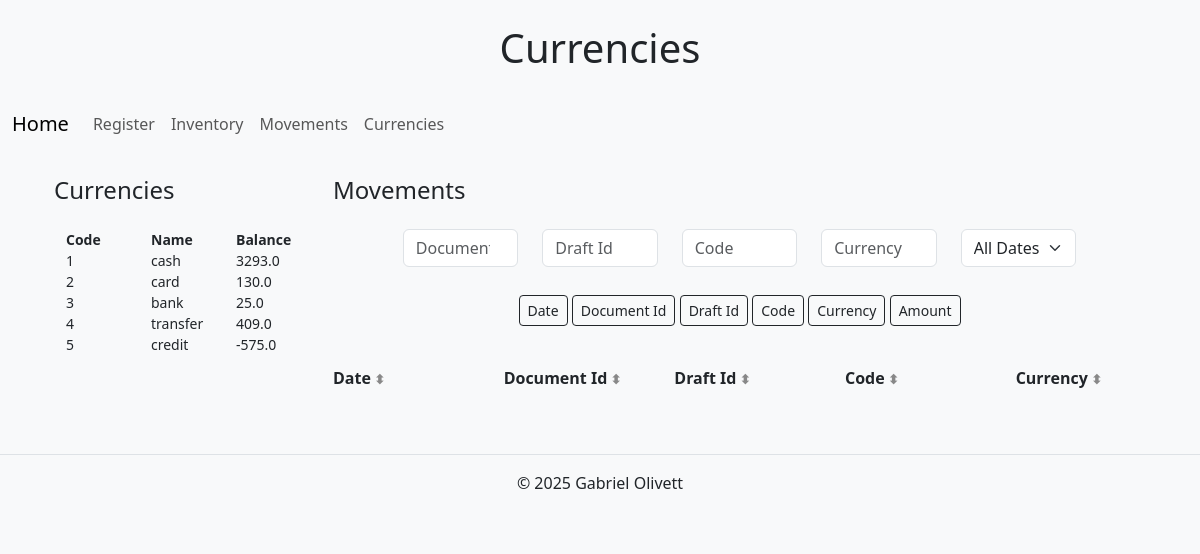
Before: /currencies with the older database file.
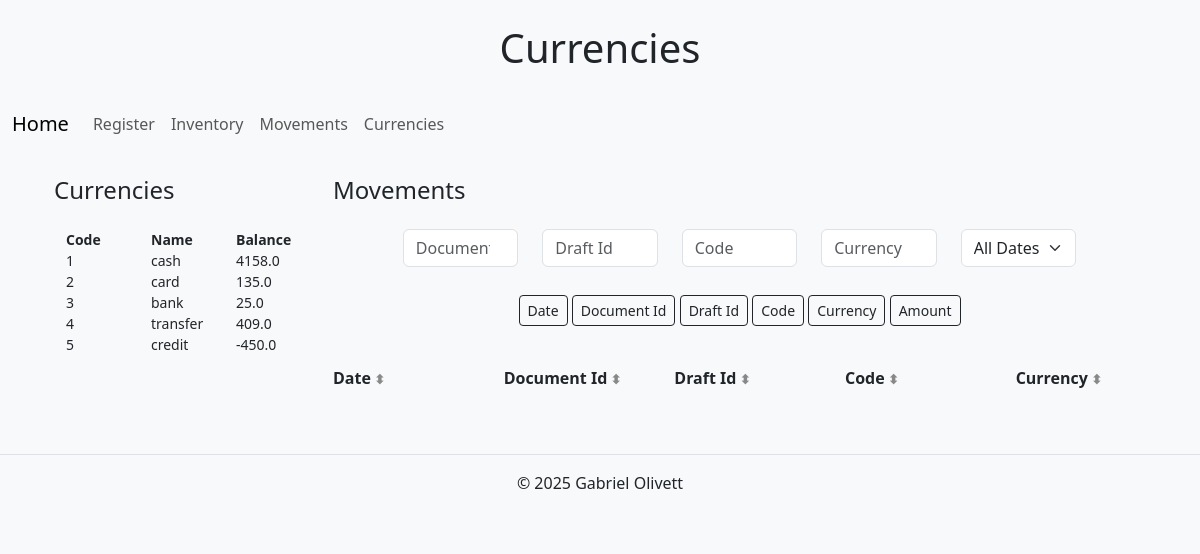
After: the same page with the newer database file.
### tables this page shows
CREATE TABLE currencies (
id INTEGER PRIMARY KEY AUTOINCREMENT,
name TEXT NOT NULL,
balance REAL DEFAULT 0.00);

### app.py (the view)
@app.route("/currencies")
def currencies():
    db = get_db()
    currencies = db.execute("SELECT * FROM currencies").fetchall()
    currencies_movements = db.execute("SELECT * FROM currencies_movements").fetchall()
    return render_template("currencies.html", currencies=currencies, currencies_movements=currencies_movements)

### app.py (called while the page is built)
@app.after_request
def after_request(response):
    response.headers["Cache-Control"] = "no-cache, no-store, must-revalidate"
    response.headers["Expires"] = 0
    response.headers["Pragma"] = "no-cache"
    return response

def get_db():
    if "db" not in g:
        g.db = sqlite3.connect("databases.db")
        g.db.row_factory = sqlite3.Row
    return g.db

### templates/currencies.html (shortened to what this page needs)
{% extends "layout.html" %}
{% block h1 %}
    <h1 class="text-center my-4">Currencies</h1>
{% endblock %}
{% block main %}
<div class="container text-center mt-4">
    <div class="row">
        <div name="currencies" class="col-12 col-lg-3 mb-4" style="text-align: left;">
            <h4>Currencies</h4>
            <div class="container mt-4">
                <div class="row fw-bold " style="text-align: left;">
                    <div class="col small">Code</div>
                    <div class="col small">Name</div>
                    <div class="col small">Balance</div>
                </div>
            {% for currency in currencies %}
                <div class="row" style="text-align: left;">
                    <div class="col small">{{ currency.Id }}</div>
                    <div class="col small">{{ currency.name }}</div>
                    <div class="col small">{{ currency.balance }}</div>
                </div>
            {% endfor %}
            </div>
        </div>
        <div name="currencies_movements" class="col-12 col-lg-9">
            <h4 class="mb-4" style="text-align: left;">Movements</h4>
            <div class="row mb-4 justify-content-center">
                <div class="col-12 col-md-2">
                    <input type="number" id="document-id-filter" class="form-control" placeholder="Document Id">
                </div>
                <div class="col-12 col-md-2">
                    <input type="number" id="draft-id-filter" class="form-control" placeholder="Draft Id">
                </div>
                <div class="col-12 col-md-2">
                    <input type="number" id="code-filter" class="form-control" placeholder="Code">
                </div>
                <div class="col-12 col-md-2">
                    <input type="text" id="currency-filter" class="form-control" placeholder="Currency">
                </div>
                 <div class="col-12 col-md-2 pb-1">
                    <select id="date-filter" class="form-select">
                        <option value="">All Dates</option>
                    </select>
                </div>
            </div>
            <div class="mb-3">
                <label class="btn btn-sm" for="btn-check-1">Date</label>
                <label class="btn btn-sm" for="btn-check-2">Document Id</label>
                <label class="btn btn-sm" for="btn-check-3">Draft Id</label>
                <label class="btn btn-sm" for="btn-check-4">Code</label>
                <label class="btn btn-sm" for="btn-check-5">Currency</label>
                <label class="btn btn-sm" for="btn-check-6">Amount</label>
            </div>
            <div class="table-scroll-x-wrapper">
                <div id="inventory-table">
                    <div class="mt-4 ">
                        <div class="row fw-bold" style="text-align: left;">
                            <div class="col-2 sort-header col-date" data-sort="date">Date</div>
                            <div class="col-2 sort-header col-docId" data-sort="document_id">Document Id</div>
                            <div class="col-2 sort-header col-draftId" data-sort="draft_id">Draft Id</div>
                            <div class="col-2 sort-header col-code" data-sort="payment_method_id">Code</div>
                            <div class="col-2 sort-header col-currency" data-sort="name">Currency</div>
                        </div>
                    </div>
                </div>
            </div>
        </div>
    </div>
</div>
{% endblock %}

### templates/layout.html (shortened to what this page needs)
<!DOCTYPE html>
<html lang="en">
<head>
    <link href="https://cdn.jsdelivr.net/npm/bootstrap@5.3.3/dist/css/bootstrap.min.css" rel="stylesheet">
    <link href="https://cdn.jsdelivr.net/npm/select2@4.1.0-rc.0/dist/css/select2.min.css" rel="stylesheet" />
  </head>
<body class="bg-light">
    <header class="fixed-controls text-center mx-auto">
        {% block h1%}{% endblock %}
        <nav class="navbar navbar-expand-lg bg-body-tertiary">
            <div class="container-fluid">
              <a class="navbar-brand" href="/">Home</a>
              <div class="collapse navbar-collapse" id="navbarNav">
                <ul class="navbar-nav">
                  <li class="nav-item">
                    <a class="nav-link" href="/register">Register</a>
                  </li>
                  <li class="nav-item">
                    <a class="nav-link" href="/inventory">Inventory</a>
                  </li>
                  <li class="nav-item">
                    <a class="nav-link" href="/inventory_movements">Movements</a>
                  </li>
                  <li class="nav-item">
                    <a class="nav-link" href="/currencies">Currencies</a>
                  </li>
                </ul>
              </div>
            </div>
          </nav>
    </header>
    <main class="container mt-1 mx-auto">
        {% block main %}{% endblock %}
    </main>
    <footer class="text-center mt-5 p-3 border-top">
        <p>&copy; 2025 Gabriel Olivett</p>
    </footer>
</body>
</html>

### templates/layout.html (style rules this page uses)
.sort-header { cursor: pointer; }
.sort-header::after { content: " ⬍"; font-size: 0.8em; color: #888; }
.table-scroll-x-wrapper { overflow-x: auto; overflow-y: auto; width: 100%; max-height: 65vh; }

### templates/currencies.html (style rules this page uses)
#inventory-table { min-width: 1000px; display: inline-block; }

Changed rows visible on the page:
changed currencies "cash": balance "3293.0" → "4158.0"
changed currencies "card": balance "130.0" → "135.0"
changed currencies "credit": balance "-575.0" → "-450.0"
